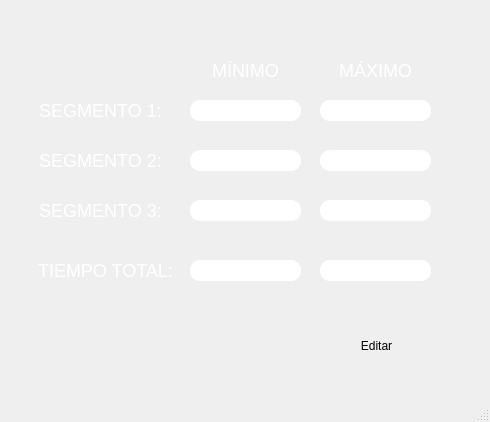
<?xml version="1.0" encoding="UTF-8"?>
<ui version="4.0">
 <class>MainWindow</class>
 <widget class="QMainWindow" name="MainWindow">
  <property name="geometry">
   <rect>
    <x>0</x>
    <y>0</y>
    <width>490</width>
    <height>422</height>
   </rect>
  </property>
  <property name="minimumSize">
   <size>
    <width>490</width>
    <height>422</height>
   </size>
  </property>
  <property name="maximumSize">
   <size>
    <width>490</width>
    <height>422</height>
   </size>
  </property>
  <property name="windowTitle">
   <string>Ajustes</string>
  </property>
  <property name="styleSheet">
   <string notr="true"/>
  </property>
  <widget class="QWidget" name="centralwidget">
   <property name="styleSheet">
    <string notr="true">color: black; border-radius: 10px</string>
   </property>
   <widget class="QLabel" name="label">
    <property name="geometry">
     <rect>
      <x>30</x>
      <y>100</y>
      <width>141</width>
      <height>20</height>
     </rect>
    </property>
    <property name="styleSheet">
     <string notr="true">color: white; font-size: 18px;</string>
    </property>
    <property name="text">
     <string>SEGMENTO 1:</string>
    </property>
    <property name="alignment">
     <set>Qt::AlignCenter</set>
    </property>
   </widget>
   <widget class="QLineEdit" name="seg1_min">
    <property name="geometry">
     <rect>
      <x>190</x>
      <y>100</y>
      <width>111</width>
      <height>21</height>
     </rect>
    </property>
    <property name="alignment">
     <set>Qt::AlignCenter</set>
    </property>
    <property name="readOnly">
     <bool>true</bool>
    </property>
   </widget>
   <widget class="QLineEdit" name="seg2_min">
    <property name="geometry">
     <rect>
      <x>190</x>
      <y>150</y>
      <width>111</width>
      <height>21</height>
     </rect>
    </property>
    <property name="alignment">
     <set>Qt::AlignCenter</set>
    </property>
    <property name="readOnly">
     <bool>true</bool>
    </property>
   </widget>
   <widget class="QLabel" name="label_2">
    <property name="geometry">
     <rect>
      <x>30</x>
      <y>150</y>
      <width>141</width>
      <height>20</height>
     </rect>
    </property>
    <property name="styleSheet">
     <string notr="true">color: white; font-size: 18px;</string>
    </property>
    <property name="text">
     <string>SEGMENTO 2:</string>
    </property>
    <property name="alignment">
     <set>Qt::AlignCenter</set>
    </property>
   </widget>
   <widget class="QLineEdit" name="seg3_min">
    <property name="geometry">
     <rect>
      <x>190</x>
      <y>200</y>
      <width>111</width>
      <height>21</height>
     </rect>
    </property>
    <property name="alignment">
     <set>Qt::AlignCenter</set>
    </property>
    <property name="readOnly">
     <bool>true</bool>
    </property>
   </widget>
   <widget class="QLabel" name="label_3">
    <property name="geometry">
     <rect>
      <x>30</x>
      <y>200</y>
      <width>141</width>
      <height>20</height>
     </rect>
    </property>
    <property name="styleSheet">
     <string notr="true">color: white; font-size: 18px;</string>
    </property>
    <property name="text">
     <string>SEGMENTO 3:</string>
    </property>
    <property name="alignment">
     <set>Qt::AlignCenter</set>
    </property>
   </widget>
   <widget class="QLabel" name="label_4">
    <property name="geometry">
     <rect>
      <x>35</x>
      <y>260</y>
      <width>141</width>
      <height>20</height>
     </rect>
    </property>
    <property name="styleSheet">
     <string notr="true">color: white; font-size: 18px;</string>
    </property>
    <property name="text">
     <string>TIEMPO TOTAL:</string>
    </property>
    <property name="alignment">
     <set>Qt::AlignCenter</set>
    </property>
   </widget>
   <widget class="QLineEdit" name="tiempoTotal_min">
    <property name="geometry">
     <rect>
      <x>190</x>
      <y>260</y>
      <width>111</width>
      <height>21</height>
     </rect>
    </property>
    <property name="text">
     <string/>
    </property>
    <property name="alignment">
     <set>Qt::AlignCenter</set>
    </property>
    <property name="readOnly">
     <bool>true</bool>
    </property>
   </widget>
   <widget class="QPushButton" name="edit_button">
    <property name="geometry">
     <rect>
      <x>320</x>
      <y>330</y>
      <width>113</width>
      <height>32</height>
     </rect>
    </property>
    <property name="styleSheet">
     <string notr="true"/>
    </property>
    <property name="text">
     <string>Editar</string>
    </property>
   </widget>
   <widget class="QLineEdit" name="seg1_max">
    <property name="geometry">
     <rect>
      <x>320</x>
      <y>100</y>
      <width>111</width>
      <height>21</height>
     </rect>
    </property>
    <property name="alignment">
     <set>Qt::AlignCenter</set>
    </property>
    <property name="readOnly">
     <bool>true</bool>
    </property>
   </widget>
   <widget class="QLineEdit" name="seg2_max">
    <property name="geometry">
     <rect>
      <x>320</x>
      <y>150</y>
      <width>111</width>
      <height>21</height>
     </rect>
    </property>
    <property name="alignment">
     <set>Qt::AlignCenter</set>
    </property>
    <property name="readOnly">
     <bool>true</bool>
    </property>
   </widget>
   <widget class="QLineEdit" name="seg3_max">
    <property name="geometry">
     <rect>
      <x>320</x>
      <y>200</y>
      <width>111</width>
      <height>21</height>
     </rect>
    </property>
    <property name="alignment">
     <set>Qt::AlignCenter</set>
    </property>
    <property name="readOnly">
     <bool>true</bool>
    </property>
   </widget>
   <widget class="QLineEdit" name="tiempoTotal_max">
    <property name="geometry">
     <rect>
      <x>320</x>
      <y>260</y>
      <width>111</width>
      <height>21</height>
     </rect>
    </property>
    <property name="text">
     <string/>
    </property>
    <property name="alignment">
     <set>Qt::AlignCenter</set>
    </property>
    <property name="readOnly">
     <bool>true</bool>
    </property>
   </widget>
   <widget class="QLabel" name="label_5">
    <property name="geometry">
     <rect>
      <x>190</x>
      <y>60</y>
      <width>111</width>
      <height>20</height>
     </rect>
    </property>
    <property name="styleSheet">
     <string notr="true">color: white; font-size: 18px; </string>
    </property>
    <property name="text">
     <string>MÍNIMO</string>
    </property>
    <property name="alignment">
     <set>Qt::AlignCenter</set>
    </property>
   </widget>
   <widget class="QLabel" name="label_6">
    <property name="geometry">
     <rect>
      <x>320</x>
      <y>60</y>
      <width>111</width>
      <height>20</height>
     </rect>
    </property>
    <property name="styleSheet">
     <string notr="true">color: white; font-size: 18px; </string>
    </property>
    <property name="text">
     <string>MÁXIMO</string>
    </property>
    <property name="alignment">
     <set>Qt::AlignCenter</set>
    </property>
   </widget>
   <widget class="Line" name="line">
    <property name="geometry">
     <rect>
      <x>305</x>
      <y>90</y>
      <width>10</width>
      <height>201</height>
     </rect>
    </property>
    <property name="styleSheet">
     <string notr="true"/>
    </property>
    <property name="orientation">
     <enum>Qt::Vertical</enum>
    </property>
   </widget>
   <widget class="QLabel" name="label_7">
    <property name="geometry">
     <rect>
      <x>43</x>
      <y>20</y>
      <width>31</width>
      <height>31</height>
     </rect>
    </property>
    <property name="text">
     <string/>
    </property>
    <property name="pixmap">
     <pixmap>../img/latSettings.png</pixmap>
    </property>
    <property name="scaledContents">
     <bool>true</bool>
    </property>
   </widget>
  </widget>
  <widget class="QMenuBar" name="menubar">
   <property name="geometry">
    <rect>
     <x>0</x>
     <y>0</y>
     <width>490</width>
     <height>22</height>
    </rect>
   </property>
  </widget>
  <widget class="QStatusBar" name="statusbar"/>
 </widget>
 <resources/>
 <connections/>
</ui>
